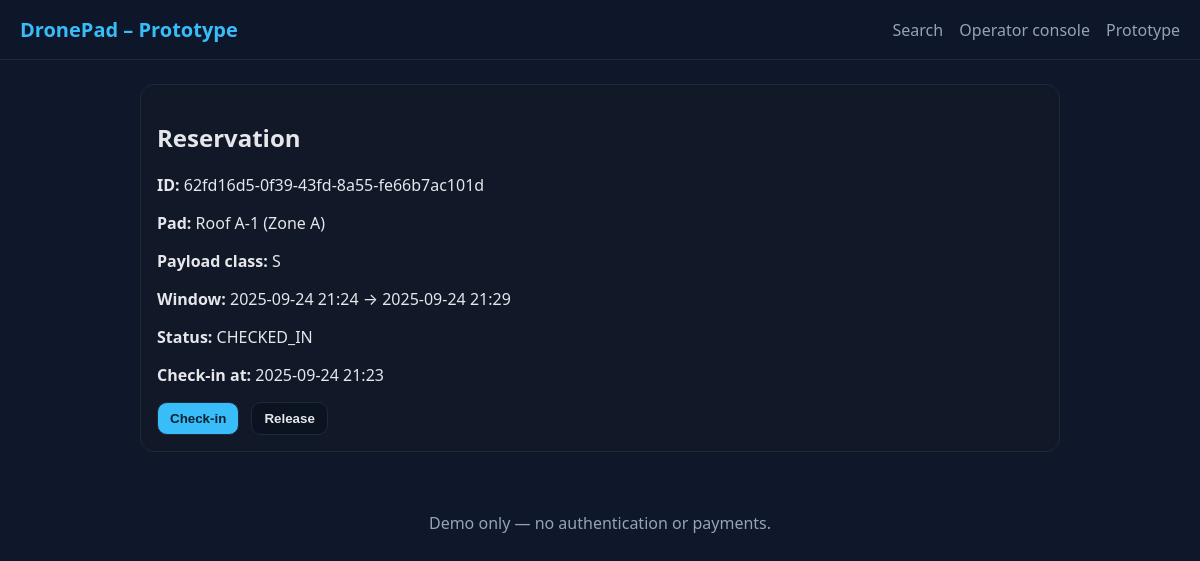
Page /reservation/62fd16d5-0f39-43fd-8a55-fe66b7ac101d on the committed database.
### tables this page shows
CREATE TABLE reservations (
            id TEXT PRIMARY KEY,
            pad_id INTEGER NOT NULL,
            payload_class TEXT NOT NULL,
            start_ts TEXT NOT NULL,  -- ISO
            end_ts TEXT NOT NULL,    -- ISO
            status TEXT NOT NULL,    -- CONFIRMED, CHECKED_IN, RELEASED, CANCELLED
            created_at TEXT NOT NULL,
            checkin_ts TEXT,
            FOREIGN KEY (pad_id) REFERENCES pads(id) ON DELETE CASCADE
        );

CREATE TABLE pads (
            id INTEGER PRIMARY KEY AUTOINCREMENT,
            name TEXT NOT NULL,
            zone TEXT NOT NULL,
            payload_classes TEXT NOT NULL, -- CSV of allowed classes e.g. 'S,M'
            turnaround_minutes INTEGER NOT NULL DEFAULT 5,
            separation_seconds INTEGER NOT NULL DEFAULT 90,
            out_of_service INTEGER NOT NULL DEFAULT 0
        );

### app.py (the view)
@app.route("/reservation/<res_id>", methods=["GET"])
def reservation(res_id):
    conn = get_db()
    c = conn.cursor()
    r = c.execute("""
        SELECT r.*, p.name AS pad_name, p.zone AS pad_zone FROM reservations r
        JOIN pads p ON p.id = r.pad_id
        WHERE r.id = ?
    """, (res_id,)).fetchone()
    conn.close()
    if not r:
        flash("Reservation not found.")
        return redirect(url_for("home"))
    return render_template("reservation.html", title=APP_TITLE, r=r)

### app.py (called while the page is built)
def get_db():
    conn = sqlite3.connect(DB_PATH)
    conn.row_factory = sqlite3.Row
    return conn

### templates/reservation.html
{% extends "layout.html" %}
{% block content %}
<div class="card">
  <h2>Reservation</h2>
  <p><strong>ID:</strong> {{ r.id }}</p>
  <p><strong>Pad:</strong> {{ r.pad_name }} (Zone {{ r.pad_zone }})</p>
  <p><strong>Payload class:</strong> {{ r.payload_class }}</p>
  <p><strong>Window:</strong> {{ r.start_ts }} → {{ r.end_ts }}</p>
  <p><strong>Status:</strong> {{ r.status }}</p>
  {% if r.checkin_ts %}<p><strong>Check-in at:</strong> {{ r.checkin_ts }}</p>{% endif %}
  <div class="actions">
    <form method="post" action="/reservation/{{ r.id }}/checkin" style="display:inline;">
      <button type="submit">Check-in</button>
    </form>
    <form method="post" action="/reservation/{{ r.id }}/release" style="display:inline;margin-left:8px;">
      <button type="submit" class="secondary">Release</button>
    </form>
  </div>
</div>
{% endblock %}

### static/styles.css (style rules this page uses)
:root { --bg:#0f172a; --card:#111827; --text:#e5e7eb; --muted:#94a3b8; --accent:#38bdf8; --accent2:#34d399; }
* { box-sizing: border-box; }
body { margin:0; font-family: ui-sans-serif, system-ui, -apple-system, Segoe UI, Roboto, Arial; background:var(--bg); color:var(--text); }
.card { background:var(--card); border:1px solid #1f2937; padding:16px; border-radius:14px; margin:12px 4px; }
button { padding:8px 12px; border-radius:10px; border:1px solid #1f2937; background:var(--accent); color:#062231; font-weight:600; cursor:pointer; }
button.secondary { background:#0b1220; color:var(--text); }

### rows in the picture
reservations: id "62fd16d5-0f39-43fd-8a55-fe66b7ac101d", payload_class "S", start_ts "2025-09-24 21:24", end_ts "2025-09-24 21:29", status "CHECKED_IN", checkin_ts "2025-09-24 21:23"
pads: pad_name "Roof A-1", pad_zone "A"

### other values in the picture
{{ title }} "DronePad – Prototype"
